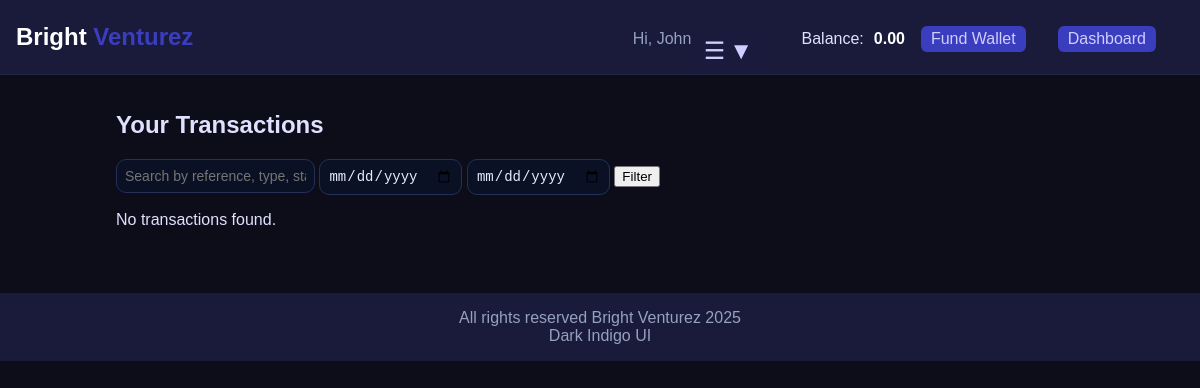
Page /transactions/ (signed in) on the earlier database version.
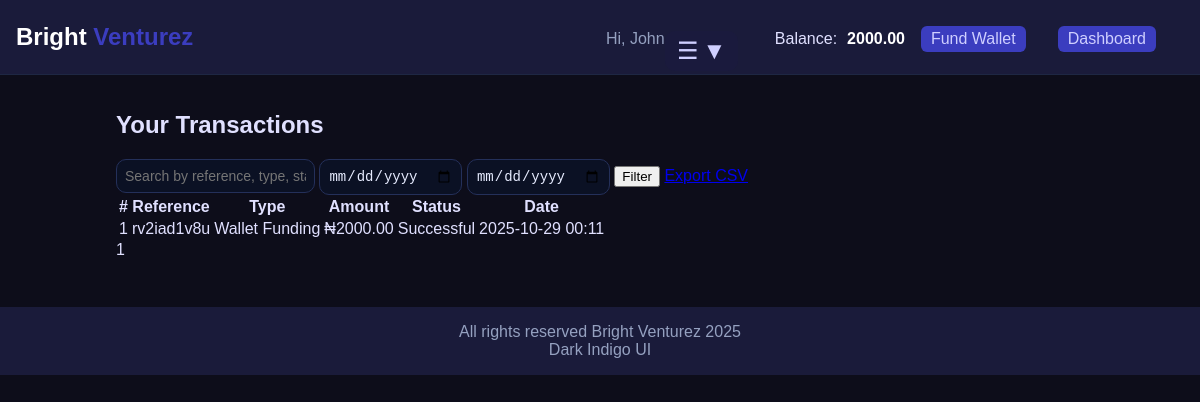
Same page on the later database version.
### core/models.py (models this page shows, shortened)
class Wallet(models.Model):
    user = models.OneToOneField(User, on_delete=models.CASCADE)
    balance = models.DecimalField(max_digits=12, decimal_places=2, default=0.00)
    class Meta:
        verbose_name = "Wallet"
        verbose_name_plural = "Wallets"

class Transaction(models.Model):
    user = models.ForeignKey(User, on_delete=models.CASCADE)
    transaction_type = models.CharField(max_length=50, choices=TRANSACTION_TYPE)
    amount = models.DecimalField(max_digits=12, decimal_places=2)
    status = models.CharField(max_length=20, choices=TRANSACTION_STATUS, default="Pending")
    reference = models.CharField(max_length=100, unique=True)
    created_at = models.DateTimeField(default=timezone.now)
    class Meta:
        verbose_name = "Transaction"
        verbose_name_plural = "Transactions"

### core/views.py (the view, shortened to what this page needs)
# urls.py: path("transactions/", views.user_transactions, name="user_transactions"),
@login_required
def user_transactions(request):
    wallet, _ = Wallet.objects.get_or_create(user=request.user)
    transactions = Transaction.objects.filter(user=request.user).order_by("-created_at")
    query = request.GET.get("q", "")
    if query:
        transactions = transactions.filter(
            Q(reference__icontains=query) |
            Q(transaction_type__icontains=query) |
            Q(status__icontains=query)
        )
    start_date = request.GET.get("start_date")
    end_date = request.GET.get("end_date")
    if start_date:
        sd = parse_date(start_date)
        if sd:
            transactions = transactions.filter(created_at__date__gte=sd)
    if end_date:
        ed = parse_date(end_date)
        if ed:
            transactions = transactions.filter(created_at__date__lte=ed)
    paginator = Paginator(transactions, 20)  # 20 per page
    page_number = request.GET.get("page")
    page_obj = paginator.get_page(page_number)
    return render(request, "core/user_transactions.html", {
        "wallet": wallet,
        "transactions": page_obj,
        "query": query,
        "start_date": start_date,
        "end_date": end_date,
    })

### core/context_processors.py (called while the page is built)
def global_context(request):
    wallet_balance = 0
    if request.user.is_authenticated:
        try:
            wallet_balance = Wallet.objects.get(user=request.user).balance
        except Wallet.DoesNotExist:
            wallet_balance = 0
    reviews = [
        {"name": "Blessing", "text": "Cheapest data ever!"},
        {"name": "Chidi", "text": "Fast VTU top-up in seconds."},
        {"name": "Kemi", "text": "I sold my data, cash came instantly."},
        {"name": "Uche", "text": "Bright Venturez is  ^=^t  ^=^t  ^=^t "},
    ]
    return {
        "wallet_balance": wallet_balance,
        "reviews": reviews,
    }

### core/templates/core/user_transactions.html (shortened to what this page needs)
{% extends "core/base.html" %}
{% block content %}
<div class="container mx-auto px-4 py-8">
    <h2 class="text-2xl font-bold mb-4 text-gray-800">Your Transactions</h2>
    <form method="get" class="mb-4 flex flex-wrap gap-2 items-center">
        <input type="text" name="q" value="{{ query|default:'' }}"
               placeholder="Search by reference, type, status..."
               class="px-4 py-2 border rounded focus:outline-none focus:ring focus:border-blue-300">
        <input type="date" name="start_date" value="{{ start_date|default:'' }}"
               class="px-4 py-2 border rounded focus:outline-none focus:ring focus:border-blue-300">
        <input type="date" name="end_date" value="{{ end_date|default:'' }}"
               class="px-4 py-2 border rounded focus:outline-none focus:ring focus:border-blue-300">
        <button type="submit" class="px-4 py-2 bg-blue-600 text-white rounded hover:bg-blue-700">Filter</button>
        {% if transactions %}
        <a href="?{% if query %}q={{ query }}&{% endif %}{% if start_date %}start_date={{ start_date }}&{% endif %}{% if end_date %}end_date={{ end_date }}&{% endif %}export=csv"
           class="px-4 py-2 bg-green-600 text-white rounded hover:bg-green-700">Export CSV</a>
        {% endif %}
    </form>
    {% if transactions %}
    <div class="overflow-x-auto">
        <table class="min-w-full bg-white border border-gray-200 shadow-sm rounded-lg">
            <thead class="bg-gray-100">
                <tr>
                    <th class="px-4 py-2 text-left text-sm font-medium text-gray-700">#</th>
                    <th class="px-4 py-2 text-left text-sm font-medium text-gray-700">Reference</th>
                    <th class="px-4 py-2 text-left text-sm font-medium text-gray-700">Type</th>
                    <th class="px-4 py-2 text-left text-sm font-medium text-gray-700">Amount</th>
                    <th class="px-4 py-2 text-left text-sm font-medium text-gray-700">Status</th>
                    <th class="px-4 py-2 text-left text-sm font-medium text-gray-700">Date</th>
                </tr>
            </thead>
            <tbody class="divide-y divide-gray-200">
                {% for tx in transactions %}
                <tr class="hover:bg-gray-50">
                    <td class="px-4 py-2 text-sm text-gray-700">{{ forloop.counter }}</td>
                    <td class="px-4 py-2 text-sm text-gray-700">{{ tx.reference }}</td>
                    <td class="px-4 py-2 text-sm text-gray-700">{{ tx.transaction_type }}</td>
                    <td class="px-4 py-2 text-sm text-gray-700">₦{{ tx.amount }}</td>
                    <td class="px-4 py-2 text-sm">
                        {% if tx.status == "Successful" %}
                            <span class="px-2 py-1 rounded-full bg-green-100 text-green-800 font-semibold">{{ tx.status }}</span>
                        {% elif tx.status == "Pending" %}
                            <span class="px-2 py-1 rounded-full bg-yellow-100 text-yellow-800 font-semibold">{{ tx.status }}</span>
                        {% else %}
                            <span class="px-2 py-1 rounded-full bg-red-100 text-red-800 font-semibold">{{ tx.status }}</span>
                        {% endif %}
                    </td>
                    <td class="px-4 py-2 text-sm text-gray-500">{{ tx.created_at|date:"Y-m-d H:i" }}</td>
                </tr>
                {% endfor %}
            </tbody>
        </table>
    </div>
    <div class="mt-4 flex justify-center space-x-2">
        {% for num in transactions.paginator.page_range %}
            {% if transactions.number == num %}
                <span class="px-3 py-1 bg-blue-600 text-white rounded">{{ num }}</span>
            {% elif num >= transactions.number|add:"-2" and num <= transactions.number|add:"2" %}
                <a href="?{% if query %}q={{ query }}&{% endif %}{% if start_date %}start_date={{ start_date }}&{% endif %}{% if end_date %}end_date={{ end_date }}&{% endif %}page={{ num }}"
                   class="px-3 py-1 bg-gray-200 rounded hover:bg-gray-300">{{ num }}</a>
            {% endif %}
        {% endfor %}
    </div>
    {% else %}
        <p class="text-gray-600">No transactions found.</p>
    {% endif %}
</div>
{% endblock %}

### core/templates/core/base.html (shortened to what this page needs)
{% load static %}
<!doctype html>
<html>
<head>
  <link rel="stylesheet" href="{% static 'css/style.css' %}">
</head>
<body class="dark">
<header class="topbar">
  <div class="brand">Bright <span class="accent">Venturez</span></div>
  <nav class="nav">
    {% if request.user.is_authenticated %}
      <span class="muted desktop-only">Hi, {{ request.user.first_name|default:request.user.username }}</span>
      <div class="settings-menu">
        <div class="menu-icon" onclick="toggleMenu()">
          ☰ <span class="chevron">▼</span>
        </div>
      </div>
      <div class="wallet-info desktop-only">
        Balance: <span id="wallet-balance" style="font-weight:bold; color:#fff;">{{ wallet_balance }}</span>
        <a class="fund-btn" href="{% url 'core:fund_wallet' %}">Fund Wallet</a>
        <a class="fund-btn" href="{% url 'core:dashboard' %}">Dashboard</a>
      </div>
    {% else %}
      <a class="btn ghost" href="{% url 'core:login' %}">Login</a>
      <a class="btn primary" href="{% url 'core:register' %}">Create Account</a>
    {% endif %}
  </nav>
</header>
<main class="wrap">
  {% block content %}{% endblock %}
</main>
<footer class="footer">
  <div class="muted">All rights reserved Bright Venturez 2025</div>
  <div class="muted">Dark Indigo UI</div>
</footer>
</body>
</html>

### static/css/style.css (style rules this page uses)
:root { --bg: #0b0f1a; --panel: #111727; --panel2: #0f1422; --muted: #95a1c0; --text: #e7ecff; --indigo: #6366f1; --accent: #9aa1ff; }
* { box-sizing: border-box; }
body.dark { margin: 0; background: var(--bg); color: var(--text); font-family: Inter, system-ui, "Segoe UI", Roboto, sans-serif; }
.wrap { max-width: 1000px; margin: 0 auto; padding: 16px; }
.topbar { position: sticky; top: 0; background: rgba(11, 15, 26, 0.85); backdrop-filter: blur(8px); border-bottom: 1px solid #1e2743; padding: 12px 16px; z-index: 10; }
.brand { font-weight: 800; }
.accent { color: var(--accent); }
.nav a { color: var(--text); text-decoration: none; margin: 0 6px; }
input, select, textarea { background: #0b1124; border: 1px solid #24305a; color: var(--text); border-radius: 10px; padding: 8px; font-size: 14px; }
.muted { color: var(--muted); }
.settings-menu { position: absolute; top: 15px; right: 20px; z-index: 100; }
.menu-icon { font-size: 26px; color: #fff; cursor: pointer; padding: 6px 12px; border-radius: 10px; background: #1a1a3d; transition: background 0.3s ease; }

### core/templates/core/base.html (style rules this page uses)
body.dark { background: #0d0d1a; color: #e0e0ff; font-family: sans-serif; }
.topbar { padding: 1rem; background: #1a1b3a; display: flex; justify-content: space-between; align-items: center; }
.brand { font-weight: bold; font-size: 1.5rem; color: #fff; }
.brand .accent { color: #3b3dbf; }
.nav a { margin-right: 1rem; color: #cfcfff; text-decoration: none; font-weight: 500; }
.wallet-info { display: inline-flex; align-items: center; gap: 10px; padding: 6px 12px; border-radius:6px; }
.fund-btn { padding: 4px 10px; border-radius: 6px; font-weight: 600; background: #3b3dbf; color:#fff; text-decoration:none; }
footer.footer { padding: 1rem; text-align: center; background: #1a1b3a; margin-top: 2rem; }
.settings-menu { position: relative; display: inline-block; margin-left: 1rem; }
.menu-icon { cursor: pointer; font-size: 1.5rem; color: #cfcfff; user-select: none; display:flex; align-items:center; gap:4px; }
.chevron { display:inline-block; transition: transform 0.3s ease; }
@media (min-width: 769px) { .desktop-only { display: inline-flex; align-items: center; gap:10px; } }

Differences in the rows shown:
changed Wallet: balance "0.00" → "2000.00"
added Transaction: reference "rv2iad1v8u", transaction_type "Wallet Funding", amount "2000.00", status "Successful", created_at "2025-10-29 00:11"
Other differences:
text no longer shown: "No transactions found."
text now shown: "# Reference Type Amount Status Date"
new list line: "1"
